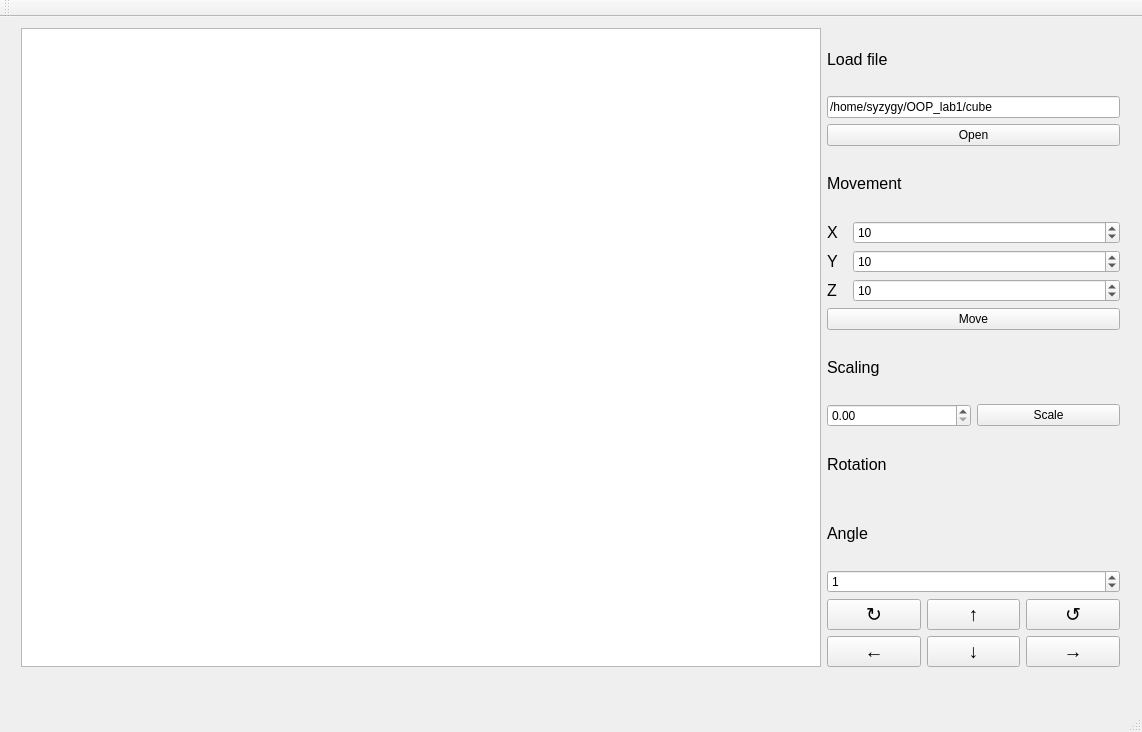
<?xml version="1.0" encoding="UTF-8"?>
<ui version="4.0">
 <class>MainWindow</class>
 <widget class="QMainWindow" name="MainWindow">
  <property name="geometry">
   <rect>
    <x>0</x>
    <y>0</y>
    <width>1142</width>
    <height>732</height>
   </rect>
  </property>
  <property name="windowTitle">
   <string>MainWindow</string>
  </property>
  <widget class="QWidget" name="centralWidget">
   <property name="minimumSize">
    <size>
     <width>300</width>
     <height>300</height>
    </size>
   </property>
   <property name="maximumSize">
    <size>
     <width>2000</width>
     <height>2000</height>
    </size>
   </property>
   <widget class="QWidget" name="horizontalLayoutWidget">
    <property name="geometry">
     <rect>
      <x>10</x>
      <y>0</y>
      <width>1121</width>
      <height>661</height>
     </rect>
    </property>
    <layout class="QHBoxLayout" name="mainLayout">
     <item>
      <widget class="QGraphicsView" name="graphicsView">
       <property name="minimumSize">
        <size>
         <width>800</width>
         <height>600</height>
        </size>
       </property>
      </widget>
     </item>
     <item>
      <layout class="QVBoxLayout" name="verticalLayout">
       <item>
        <widget class="QLabel" name="labelLoadFile">
         <property name="font">
          <font>
           <pointsize>12</pointsize>
          </font>
         </property>
         <property name="text">
          <string>Load file</string>
         </property>
        </widget>
       </item>
       <item>
        <widget class="QLineEdit" name="lineEditFilename">
         <property name="text">
          <string>/home/syzygy/OOP_lab1/cube</string>
         </property>
        </widget>
       </item>
       <item>
        <widget class="QPushButton" name="pushButtonOpenFile">
         <property name="text">
          <string>Open</string>
         </property>
        </widget>
       </item>
       <item>
        <widget class="QLabel" name="labelMovement">
         <property name="font">
          <font>
           <pointsize>12</pointsize>
          </font>
         </property>
         <property name="text">
          <string>Movement</string>
         </property>
        </widget>
       </item>
       <item>
        <layout class="QGridLayout" name="gridLayout">
         <item row="0" column="0">
          <widget class="QLabel" name="labelX">
           <property name="maximumSize">
            <size>
             <width>20</width>
             <height>16777215</height>
            </size>
           </property>
           <property name="font">
            <font>
             <pointsize>12</pointsize>
            </font>
           </property>
           <property name="text">
            <string>X</string>
           </property>
          </widget>
         </item>
         <item row="0" column="1">
          <widget class="QSpinBox" name="spinBoxMoveX">
           <property name="minimum">
            <number>-300</number>
           </property>
           <property name="maximum">
            <number>300</number>
           </property>
           <property name="value">
            <number>10</number>
           </property>
          </widget>
         </item>
         <item row="2" column="0">
          <widget class="QLabel" name="labelZ">
           <property name="font">
            <font>
             <pointsize>12</pointsize>
            </font>
           </property>
           <property name="text">
            <string>Z</string>
           </property>
          </widget>
         </item>
         <item row="1" column="0">
          <widget class="QLabel" name="labelY">
           <property name="font">
            <font>
             <pointsize>12</pointsize>
            </font>
           </property>
           <property name="text">
            <string>Y</string>
           </property>
          </widget>
         </item>
         <item row="1" column="1">
          <widget class="QSpinBox" name="spinBoxMoveY">
           <property name="minimum">
            <number>-300</number>
           </property>
           <property name="maximum">
            <number>300</number>
           </property>
           <property name="value">
            <number>10</number>
           </property>
          </widget>
         </item>
         <item row="2" column="1">
          <widget class="QSpinBox" name="spinBoxMoveZ">
           <property name="minimum">
            <number>-300</number>
           </property>
           <property name="maximum">
            <number>300</number>
           </property>
           <property name="value">
            <number>10</number>
           </property>
          </widget>
         </item>
        </layout>
       </item>
       <item>
        <widget class="QPushButton" name="pushButtonMove">
         <property name="text">
          <string>Move</string>
         </property>
        </widget>
       </item>
       <item>
        <widget class="QLabel" name="labelScaling">
         <property name="font">
          <font>
           <pointsize>12</pointsize>
          </font>
         </property>
         <property name="text">
          <string>Scaling</string>
         </property>
        </widget>
       </item>
       <item>
        <layout class="QHBoxLayout" name="horizontalLayout_3">
         <item>
          <widget class="QDoubleSpinBox" name="spinBoxScale"/>
         </item>
         <item>
          <widget class="QPushButton" name="pushButtonScale">
           <property name="text">
            <string>Scale</string>
           </property>
          </widget>
         </item>
        </layout>
       </item>
       <item>
        <widget class="QLabel" name="labelRotation">
         <property name="font">
          <font>
           <pointsize>12</pointsize>
          </font>
         </property>
         <property name="text">
          <string>Rotation</string>
         </property>
        </widget>
       </item>
       <item>
        <widget class="QLabel" name="labelAngle">
         <property name="font">
          <font>
           <pointsize>12</pointsize>
          </font>
         </property>
         <property name="text">
          <string>Angle</string>
         </property>
        </widget>
       </item>
       <item>
        <widget class="QSpinBox" name="spinBoxAngle">
         <property name="minimum">
          <number>-360</number>
         </property>
         <property name="maximum">
          <number>360</number>
         </property>
         <property name="value">
          <number>1</number>
         </property>
        </widget>
       </item>
       <item>
        <layout class="QGridLayout" name="gridLayout_2">
         <item row="1" column="1">
          <widget class="QPushButton" name="pushButtonRotDown">
           <property name="font">
            <font>
             <pointsize>14</pointsize>
            </font>
           </property>
           <property name="text">
            <string>↓</string>
           </property>
          </widget>
         </item>
         <item row="1" column="2">
          <widget class="QPushButton" name="pushButtonRotRight">
           <property name="font">
            <font>
             <pointsize>14</pointsize>
            </font>
           </property>
           <property name="text">
            <string>→</string>
           </property>
          </widget>
         </item>
         <item row="1" column="0">
          <widget class="QPushButton" name="pushButtonRotLeft">
           <property name="font">
            <font>
             <pointsize>14</pointsize>
            </font>
           </property>
           <property name="text">
            <string>←</string>
           </property>
          </widget>
         </item>
         <item row="0" column="1">
          <widget class="QPushButton" name="pushButtonRotUp">
           <property name="font">
            <font>
             <pointsize>14</pointsize>
            </font>
           </property>
           <property name="text">
            <string>↑</string>
           </property>
          </widget>
         </item>
         <item row="0" column="0">
          <widget class="QPushButton" name="pushButtonRotateCloclwise">
           <property name="font">
            <font>
             <pointsize>14</pointsize>
            </font>
           </property>
           <property name="text">
            <string>↻</string>
           </property>
          </widget>
         </item>
         <item row="0" column="2">
          <widget class="QPushButton" name="pushButtonRotateUnclockwise">
           <property name="font">
            <font>
             <pointsize>14</pointsize>
            </font>
           </property>
           <property name="text">
            <string>↺</string>
           </property>
          </widget>
         </item>
        </layout>
       </item>
      </layout>
     </item>
    </layout>
   </widget>
  </widget>
  <widget class="QMenuBar" name="menuBar">
   <property name="geometry">
    <rect>
     <x>0</x>
     <y>0</y>
     <width>1142</width>
     <height>22</height>
    </rect>
   </property>
  </widget>
  <widget class="QToolBar" name="mainToolBar">
   <attribute name="toolBarArea">
    <enum>TopToolBarArea</enum>
   </attribute>
   <attribute name="toolBarBreak">
    <bool>false</bool>
   </attribute>
  </widget>
  <widget class="QStatusBar" name="statusBar"/>
 </widget>
 <layoutdefault spacing="6" margin="11"/>
 <resources/>
 <connections/>
</ui>
